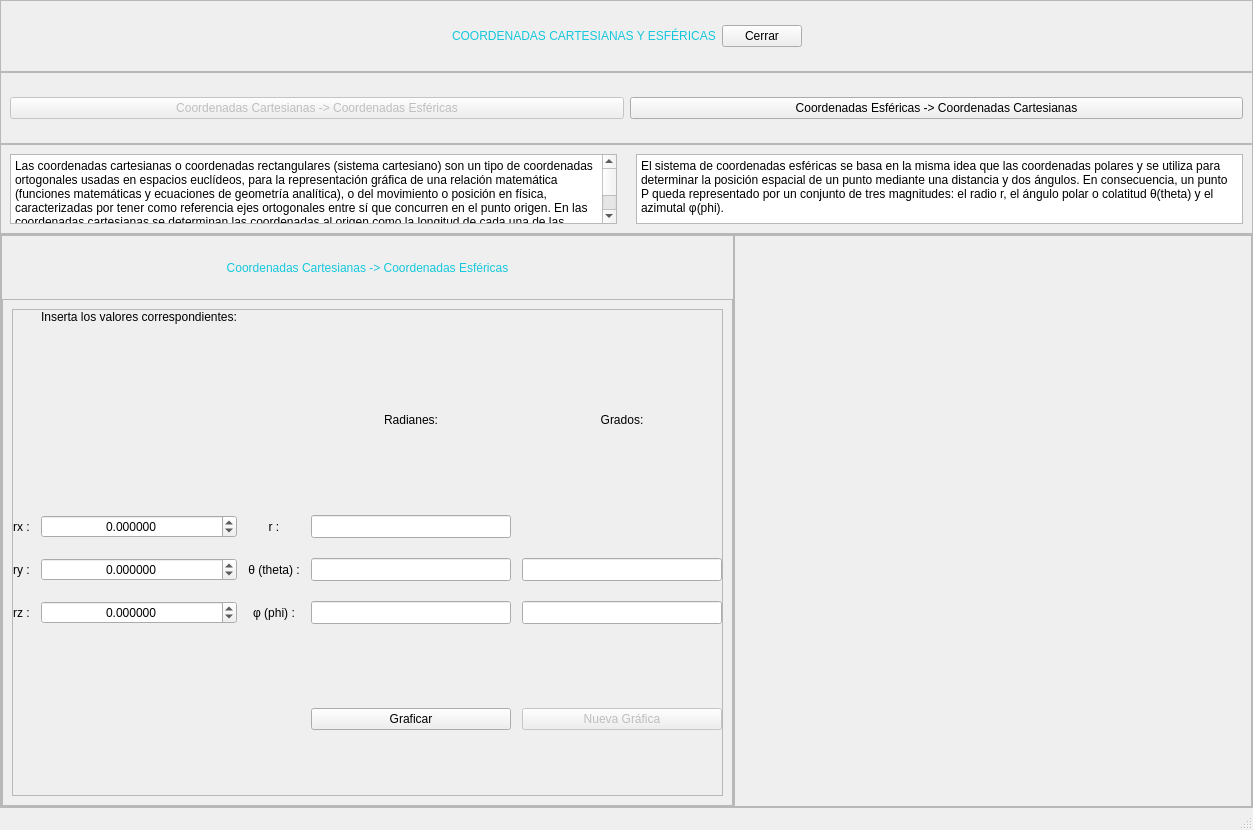
<?xml version="1.0" encoding="UTF-8"?>
<ui version="4.0">
 <class>MainWindow</class>
 <widget class="QMainWindow" name="MainWindow">
  <property name="geometry">
   <rect>
    <x>0</x>
    <y>0</y>
    <width>1253</width>
    <height>830</height>
   </rect>
  </property>
  <property name="windowTitle">
   <string>MainWindow</string>
  </property>
  <widget class="QWidget" name="centralwidget">
   <layout class="QVBoxLayout" name="verticalLayout">
    <property name="spacing">
     <number>0</number>
    </property>
    <property name="leftMargin">
     <number>0</number>
    </property>
    <property name="topMargin">
     <number>0</number>
    </property>
    <property name="rightMargin">
     <number>0</number>
    </property>
    <property name="bottomMargin">
     <number>0</number>
    </property>
    <item>
     <widget class="QWidget" name="widget" native="true">
      <layout class="QVBoxLayout" name="verticalLayout_2" stretch="1,1,1,8">
       <property name="spacing">
        <number>0</number>
       </property>
       <property name="leftMargin">
        <number>0</number>
       </property>
       <property name="topMargin">
        <number>0</number>
       </property>
       <property name="rightMargin">
        <number>0</number>
       </property>
       <property name="bottomMargin">
        <number>0</number>
       </property>
       <item>
        <widget class="QFrame" name="frame">
         <property name="frameShape">
          <enum>QFrame::StyledPanel</enum>
         </property>
         <property name="frameShadow">
          <enum>QFrame::Raised</enum>
         </property>
         <layout class="QHBoxLayout" name="horizontalLayout">
          <item>
           <spacer name="horizontalSpacer">
            <property name="orientation">
             <enum>Qt::Horizontal</enum>
            </property>
            <property name="sizeHint" stdset="0">
             <size>
              <width>369</width>
              <height>20</height>
             </size>
            </property>
           </spacer>
          </item>
          <item>
           <widget class="QLabel" name="label">
            <property name="styleSheet">
             <string notr="true">font: 87 12pt &quot;Arial Black&quot;;
color: rgb(20, 200,220);
</string>
            </property>
            <property name="text">
             <string>COORDENADAS CARTESIANAS Y ESFÉRICAS</string>
            </property>
           </widget>
          </item>
          <item>
           <widget class="QPushButton" name="button_cerrar">
            <property name="styleSheet">
             <string notr="true">font: 10pt &quot;MS Shell Dlg 2&quot;;</string>
            </property>
            <property name="text">
             <string>Cerrar</string>
            </property>
           </widget>
          </item>
          <item>
           <spacer name="horizontalSpacer_2">
            <property name="orientation">
             <enum>Qt::Horizontal</enum>
            </property>
            <property name="sizeHint" stdset="0">
             <size>
              <width>368</width>
              <height>20</height>
             </size>
            </property>
           </spacer>
          </item>
         </layout>
        </widget>
       </item>
       <item>
        <widget class="QFrame" name="frame_2">
         <property name="styleSheet">
          <string notr="true">font: 10pt &quot;MS Shell Dlg 2&quot;;</string>
         </property>
         <property name="frameShape">
          <enum>QFrame::StyledPanel</enum>
         </property>
         <property name="frameShadow">
          <enum>QFrame::Raised</enum>
         </property>
         <layout class="QHBoxLayout" name="horizontalLayout_2">
          <item>
           <widget class="QPushButton" name="button_cart_esfe">
            <property name="enabled">
             <bool>false</bool>
            </property>
            <property name="styleSheet">
             <string notr="true"/>
            </property>
            <property name="text">
             <string>Coordenadas Cartesianas -&gt; Coordenadas Esféricas</string>
            </property>
           </widget>
          </item>
          <item>
           <widget class="QPushButton" name="button_esfe_cart">
            <property name="styleSheet">
             <string notr="true"/>
            </property>
            <property name="text">
             <string>Coordenadas Esféricas -&gt; Coordenadas Cartesianas</string>
            </property>
           </widget>
          </item>
         </layout>
        </widget>
       </item>
       <item>
        <widget class="QFrame" name="frame_6">
         <property name="styleSheet">
          <string notr="true">font: 10pt &quot;MS Shell Dlg 2&quot;;</string>
         </property>
         <property name="frameShape">
          <enum>QFrame::StyledPanel</enum>
         </property>
         <property name="frameShadow">
          <enum>QFrame::Raised</enum>
         </property>
         <layout class="QHBoxLayout" name="horizontalLayout_6">
          <item>
           <widget class="QPlainTextEdit" name="plainTextEdit">
            <property name="enabled">
             <bool>true</bool>
            </property>
            <property name="cursor" stdset="0">
             <cursorShape>ArrowCursor</cursorShape>
            </property>
            <property name="mouseTracking">
             <bool>false</bool>
            </property>
            <property name="layoutDirection">
             <enum>Qt::LeftToRight</enum>
            </property>
            <property name="autoFillBackground">
             <bool>false</bool>
            </property>
            <property name="frameShape">
             <enum>QFrame::StyledPanel</enum>
            </property>
            <property name="frameShadow">
             <enum>QFrame::Plain</enum>
            </property>
            <property name="undoRedoEnabled">
             <bool>true</bool>
            </property>
            <property name="readOnly">
             <bool>true</bool>
            </property>
            <property name="plainText">
             <string>Las coordenadas cartesianas o coordenadas rectangulares (sistema cartesiano) son un tipo de coordenadas ortogonales usadas en espacios euclídeos, para la representación gráfica de una relación matemática (funciones matemáticas y ecuaciones de geometría analítica), o del movimiento o posición en física, caracterizadas por tener como referencia ejes ortogonales entre sí que concurren en el punto origen. En las coordenadas cartesianas se determinan las coordenadas al origen como la longitud de cada una de las proyecciones ortogonales de un punto dado sobre cada uno de los ejes.</string>
            </property>
           </widget>
          </item>
          <item>
           <widget class="QLabel" name="label_2">
            <property name="text">
             <string/>
            </property>
            <property name="pixmap">
             <pixmap>Images/Coordenadas_grafica.png</pixmap>
            </property>
            <property name="alignment">
             <set>Qt::AlignCenter</set>
            </property>
           </widget>
          </item>
          <item>
           <widget class="QPlainTextEdit" name="plainTextEdit_2">
            <property name="enabled">
             <bool>true</bool>
            </property>
            <property name="readOnly">
             <bool>true</bool>
            </property>
            <property name="plainText">
             <string>El sistema de coordenadas esféricas se basa en la misma idea que las coordenadas polares y se utiliza para determinar la posición espacial de un punto mediante una distancia y dos ángulos. En consecuencia, un punto P queda representado por un conjunto de tres magnitudes: el radio r, el ángulo polar o colatitud θ(theta) y el azimutal φ(phi).</string>
            </property>
           </widget>
          </item>
         </layout>
        </widget>
       </item>
       <item>
        <widget class="QFrame" name="frame_3">
         <property name="frameShape">
          <enum>QFrame::StyledPanel</enum>
         </property>
         <property name="frameShadow">
          <enum>QFrame::Raised</enum>
         </property>
         <layout class="QHBoxLayout" name="horizontalLayout_3">
          <property name="spacing">
           <number>0</number>
          </property>
          <property name="leftMargin">
           <number>0</number>
          </property>
          <property name="topMargin">
           <number>0</number>
          </property>
          <property name="rightMargin">
           <number>0</number>
          </property>
          <property name="bottomMargin">
           <number>0</number>
          </property>
          <item>
           <widget class="QFrame" name="frame_4">
            <property name="frameShape">
             <enum>QFrame::StyledPanel</enum>
            </property>
            <property name="frameShadow">
             <enum>QFrame::Raised</enum>
            </property>
            <layout class="QHBoxLayout" name="horizontalLayout_4">
             <property name="spacing">
              <number>0</number>
             </property>
             <property name="leftMargin">
              <number>0</number>
             </property>
             <property name="topMargin">
              <number>0</number>
             </property>
             <property name="rightMargin">
              <number>0</number>
             </property>
             <property name="bottomMargin">
              <number>0</number>
             </property>
             <item>
              <widget class="QStackedWidget" name="stackedWidget_coor">
               <property name="currentIndex">
                <number>0</number>
               </property>
               <widget class="QWidget" name="coor_cartesianas">
                <property name="styleSheet">
                 <string notr="true"/>
                </property>
                <layout class="QVBoxLayout" name="verticalLayout_5" stretch="1,8">
                 <property name="spacing">
                  <number>0</number>
                 </property>
                 <property name="leftMargin">
                  <number>0</number>
                 </property>
                 <property name="topMargin">
                  <number>0</number>
                 </property>
                 <property name="rightMargin">
                  <number>0</number>
                 </property>
                 <property name="bottomMargin">
                  <number>0</number>
                 </property>
                 <item>
                  <widget class="QLabel" name="label_4">
                   <property name="styleSheet">
                    <string notr="true">font: 87 12pt &quot;Arial Black&quot;;
color: rgb(20, 200, 220);</string>
                   </property>
                   <property name="text">
                    <string>Coordenadas Cartesianas -&gt; Coordenadas Esféricas</string>
                   </property>
                   <property name="alignment">
                    <set>Qt::AlignCenter</set>
                   </property>
                  </widget>
                 </item>
                 <item>
                  <widget class="QFrame" name="frame_8">
                   <property name="styleSheet">
                    <string notr="true">font: 10pt &quot;MS Shell Dlg 2&quot;;</string>
                   </property>
                   <property name="frameShape">
                    <enum>QFrame::StyledPanel</enum>
                   </property>
                   <property name="frameShadow">
                    <enum>QFrame::Raised</enum>
                   </property>
                   <layout class="QVBoxLayout" name="verticalLayout_7">
                    <item>
                     <widget class="QFrame" name="frame_10">
                      <property name="frameShape">
                       <enum>QFrame::StyledPanel</enum>
                      </property>
                      <property name="frameShadow">
                       <enum>QFrame::Raised</enum>
                      </property>
                      <layout class="QGridLayout" name="gridLayout_3" rowstretch="0,0,0,0,0,0" columnstretch="1,1,1,2,2" rowminimumheight="1,1,1,2,2,0" columnminimumwidth="1,1,1,200,200">
                       <property name="leftMargin">
                        <number>0</number>
                       </property>
                       <property name="topMargin">
                        <number>0</number>
                       </property>
                       <property name="rightMargin">
                        <number>0</number>
                       </property>
                       <property name="bottomMargin">
                        <number>0</number>
                       </property>
                       <property name="horizontalSpacing">
                        <number>11</number>
                       </property>
                       <property name="verticalSpacing">
                        <number>20</number>
                       </property>
                       <item row="1" column="1">
                        <spacer name="verticalSpacer_2">
                         <property name="orientation">
                          <enum>Qt::Vertical</enum>
                         </property>
                         <property name="sizeHint" stdset="0">
                          <size>
                           <width>20</width>
                           <height>40</height>
                          </size>
                         </property>
                        </spacer>
                       </item>
                       <item row="1" column="3">
                        <widget class="QLabel" name="label_14">
                         <property name="styleSheet">
                          <string notr="true"/>
                         </property>
                         <property name="text">
                          <string>Radianes:</string>
                         </property>
                         <property name="alignment">
                          <set>Qt::AlignCenter</set>
                         </property>
                        </widget>
                       </item>
                       <item row="3" column="0">
                        <widget class="QLabel" name="label_12">
                         <property name="styleSheet">
                          <string notr="true"/>
                         </property>
                         <property name="text">
                          <string>ry :</string>
                         </property>
                         <property name="alignment">
                          <set>Qt::AlignCenter</set>
                         </property>
                        </widget>
                       </item>
                       <item row="2" column="0">
                        <widget class="QLabel" name="label_11">
                         <property name="styleSheet">
                          <string notr="true"/>
                         </property>
                         <property name="text">
                          <string>rx :</string>
                         </property>
                         <property name="alignment">
                          <set>Qt::AlignCenter</set>
                         </property>
                        </widget>
                       </item>
                       <item row="4" column="1">
                        <widget class="QDoubleSpinBox" name="sbox_rz_gra">
                         <property name="styleSheet">
                          <string notr="true">font: 9pt &quot;MS Shell Dlg 2&quot;;</string>
                         </property>
                         <property name="alignment">
                          <set>Qt::AlignCenter</set>
                         </property>
                         <property name="decimals">
                          <number>6</number>
                         </property>
                         <property name="minimum">
                          <double>-100000.000000000000000</double>
                         </property>
                         <property name="maximum">
                          <double>100000.000000000000000</double>
                         </property>
                         <property name="singleStep">
                          <double>1.000000000000000</double>
                         </property>
                        </widget>
                       </item>
                       <item row="4" column="2">
                        <widget class="QLabel" name="label_19">
                         <property name="styleSheet">
                          <string notr="true"/>
                         </property>
                         <property name="text">
                          <string>φ (phi) :</string>
                         </property>
                         <property name="alignment">
                          <set>Qt::AlignCenter</set>
                         </property>
                        </widget>
                       </item>
                       <item row="2" column="3">
                        <widget class="QLineEdit" name="r_grad">
                         <property name="font">
                          <font>
                           <family>MS Shell Dlg 2</family>
                           <pointsize>10</pointsize>
                           <weight>50</weight>
                           <italic>false</italic>
                           <bold>false</bold>
                          </font>
                         </property>
                         <property name="alignment">
                          <set>Qt::AlignCenter</set>
                         </property>
                         <property name="readOnly">
                          <bool>true</bool>
                         </property>
                        </widget>
                       </item>
                       <item row="4" column="4">
                        <widget class="QLineEdit" name="phi_grad">
                         <property name="font">
                          <font>
                           <family>MS Shell Dlg 2</family>
                           <pointsize>10</pointsize>
                           <weight>50</weight>
                           <italic>false</italic>
                           <bold>false</bold>
                          </font>
                         </property>
                         <property name="alignment">
                          <set>Qt::AlignCenter</set>
                         </property>
                         <property name="readOnly">
                          <bool>true</bool>
                         </property>
                        </widget>
                       </item>
                       <item row="3" column="3">
                        <widget class="QLineEdit" name="theta_rad">
                         <property name="font">
                          <font>
                           <family>MS Shell Dlg 2</family>
                           <pointsize>10</pointsize>
                           <weight>50</weight>
                           <italic>false</italic>
                           <bold>false</bold>
                          </font>
                         </property>
                         <property name="alignment">
                          <set>Qt::AlignCenter</set>
                         </property>
                         <property name="readOnly">
                          <bool>true</bool>
                         </property>
                        </widget>
                       </item>
                       <item row="2" column="2">
                        <widget class="QLabel" name="label_17">
                         <property name="styleSheet">
                          <string notr="true"/>
                         </property>
                         <property name="text">
                          <string>r :</string>
                         </property>
                         <property name="alignment">
                          <set>Qt::AlignCenter</set>
                         </property>
                        </widget>
                       </item>
                       <item row="3" column="2">
                        <widget class="QLabel" name="label_18">
                         <property name="styleSheet">
                          <string notr="true"/>
                         </property>
                         <property name="text">
                          <string>θ (theta) :</string>
                         </property>
                         <property name="alignment">
                          <set>Qt::AlignCenter</set>
                         </property>
                        </widget>
                       </item>
                       <item row="4" column="0">
                        <widget class="QLabel" name="label_13">
                         <property name="styleSheet">
                          <string notr="true"/>
                         </property>
                         <property name="text">
                          <string>rz :</string>
                         </property>
                         <property name="alignment">
                          <set>Qt::AlignCenter</set>
                         </property>
                        </widget>
                       </item>
                       <item row="3" column="4">
                        <widget class="QLineEdit" name="theta_grad">
                         <property name="font">
                          <font>
                           <family>MS Shell Dlg 2</family>
                           <pointsize>10</pointsize>
                           <weight>50</weight>
                           <italic>false</italic>
                           <bold>false</bold>
                          </font>
                         </property>
                         <property name="alignment">
                          <set>Qt::AlignCenter</set>
                         </property>
                         <property name="readOnly">
                          <bool>true</bool>
                         </property>
                        </widget>
                       </item>
                       <item row="4" column="3">
                        <widget class="QLineEdit" name="phi_rad">
                         <property name="font">
                          <font>
                           <family>MS Shell Dlg 2</family>
                           <pointsize>10</pointsize>
                           <weight>50</weight>
                           <italic>false</italic>
                           <bold>false</bold>
                          </font>
                         </property>
                         <property name="alignment">
                          <set>Qt::AlignCenter</set>
                         </property>
                         <property name="readOnly">
                          <bool>true</bool>
                         </property>
                        </widget>
                       </item>
                       <item row="2" column="1">
                        <widget class="QDoubleSpinBox" name="sbox_rx_gra">
                         <property name="font">
                          <font>
                           <family>MS Shell Dlg 2</family>
                           <pointsize>9</pointsize>
                           <weight>50</weight>
                           <italic>false</italic>
                           <bold>false</bold>
                          </font>
                         </property>
                         <property name="styleSheet">
                          <string notr="true">font: 9pt &quot;MS Shell Dlg 2&quot;;</string>
                         </property>
                         <property name="alignment">
                          <set>Qt::AlignCenter</set>
                         </property>
                         <property name="decimals">
                          <number>6</number>
                         </property>
                         <property name="minimum">
                          <double>-100000.000000000000000</double>
                         </property>
                         <property name="maximum">
                          <double>100000.000000000000000</double>
                         </property>
                         <property name="singleStep">
                          <double>1.000000000000000</double>
                         </property>
                        </widget>
                       </item>
                       <item row="3" column="1">
                        <widget class="QDoubleSpinBox" name="sbox_ry_gra">
                         <property name="styleSheet">
                          <string notr="true">font: 9pt &quot;MS Shell Dlg 2&quot;;</string>
                         </property>
                         <property name="alignment">
                          <set>Qt::AlignCenter</set>
                         </property>
                         <property name="decimals">
                          <number>6</number>
                         </property>
                         <property name="minimum">
                          <double>-100000.000000000000000</double>
                         </property>
                         <property name="maximum">
                          <double>100000.000000000000000</double>
                         </property>
                         <property name="singleStep">
                          <double>1.000000000000000</double>
                         </property>
                        </widget>
                       </item>
                       <item row="1" column="4">
                        <widget class="QLabel" name="label_15">
                         <property name="styleSheet">
                          <string notr="true"/>
                         </property>
                         <property name="text">
                          <string>Grados:</string>
                         </property>
                         <property name="alignment">
                          <set>Qt::AlignCenter</set>
                         </property>
                        </widget>
                       </item>
                       <item row="5" column="1">
                        <spacer name="verticalSpacer">
                         <property name="orientation">
                          <enum>Qt::Vertical</enum>
                         </property>
                         <property name="sizeHint" stdset="0">
                          <size>
                           <width>20</width>
                           <height>40</height>
                          </size>
                         </property>
                        </spacer>
                       </item>
                       <item row="0" column="1">
                        <widget class="QLabel" name="label_16">
                         <property name="styleSheet">
                          <string notr="true"/>
                         </property>
                         <property name="text">
                          <string>Inserta los valores correspondientes:</string>
                         </property>
                        </widget>
                       </item>
                       <item row="5" column="3">
                        <widget class="QPushButton" name="button_graf_cart_grad">
                         <property name="styleSheet">
                          <string notr="true"/>
                         </property>
                         <property name="text">
                          <string>Graficar</string>
                         </property>
                        </widget>
                       </item>
                       <item row="5" column="4">
                        <widget class="QPushButton" name="button_nueva_graf1">
                         <property name="enabled">
                          <bool>false</bool>
                         </property>
                         <property name="styleSheet">
                          <string notr="true"/>
                         </property>
                         <property name="text">
                          <string>Nueva Gráfica</string>
                         </property>
                        </widget>
                       </item>
                      </layout>
                     </widget>
                    </item>
                   </layout>
                  </widget>
                 </item>
                </layout>
               </widget>
               <widget class="QWidget" name="coor_esfericas">
                <property name="styleSheet">
                 <string notr="true"/>
                </property>
                <layout class="QVBoxLayout" name="verticalLayout_4" stretch="1,8">
                 <property name="spacing">
                  <number>0</number>
                 </property>
                 <property name="leftMargin">
                  <number>0</number>
                 </property>
                 <property name="topMargin">
                  <number>0</number>
                 </property>
                 <property name="rightMargin">
                  <number>0</number>
                 </property>
                 <property name="bottomMargin">
                  <number>0</number>
                 </property>
                 <item>
                  <widget class="QLabel" name="label_3">
                   <property name="styleSheet">
                    <string notr="true">font: 87 12pt &quot;Arial Black&quot;;
color: rgb(20, 200, 220);</string>
                   </property>
                   <property name="text">
                    <string>Coordenadas Esféricas -&gt; Coordenadas Cartesianas</string>
                   </property>
                   <property name="alignment">
                    <set>Qt::AlignCenter</set>
                   </property>
                  </widget>
                 </item>
                 <item>
                  <widget class="QFrame" name="frame_7">
                   <property name="styleSheet">
                    <string notr="true">font: 10pt &quot;MS Shell Dlg 2&quot;;</string>
                   </property>
                   <property name="frameShape">
                    <enum>QFrame::StyledPanel</enum>
                   </property>
                   <property name="frameShadow">
                    <enum>QFrame::Raised</enum>
                   </property>
                   <layout class="QHBoxLayout" name="horizontalLayout_10">
                    <item>
                     <widget class="QFrame" name="frame_9">
                      <property name="frameShape">
                       <enum>QFrame::StyledPanel</enum>
                      </property>
                      <property name="frameShadow">
                       <enum>QFrame::Raised</enum>
                      </property>
                      <layout class="QGridLayout" name="gridLayout" columnstretch="1,1,1,1">
                       <item row="6" column="1">
                        <widget class="QPushButton" name="button_graf_esfe">
                         <property name="styleSheet">
                          <string notr="true"/>
                         </property>
                         <property name="text">
                          <string>Graficar</string>
                         </property>
                        </widget>
                       </item>
                       <item row="6" column="3">
                        <widget class="QPushButton" name="button_nueva_graf2">
                         <property name="enabled">
                          <bool>false</bool>
                         </property>
                         <property name="styleSheet">
                          <string notr="true"/>
                         </property>
                         <property name="text">
                          <string>Nueva Gráfica</string>
                         </property>
                        </widget>
                       </item>
                       <item row="4" column="1">
                        <widget class="QCheckBox" name="cBox_phi_grad">
                         <property name="text">
                          <string>φ (phi) está dado en Grados?</string>
                         </property>
                        </widget>
                       </item>
                       <item row="1" column="1">
                        <widget class="QCheckBox" name="cBox_theta_grad">
                         <property name="text">
                          <string>θ (theta) está dado en Grados?</string>
                         </property>
                        </widget>
                       </item>
                       <item row="5" column="3">
                        <widget class="QLineEdit" name="rz_val">
                         <property name="styleSheet">
                          <string notr="true">font: 9pt &quot;MS Shell Dlg 2&quot;;</string>
                         </property>
                         <property name="alignment">
                          <set>Qt::AlignCenter</set>
                         </property>
                         <property name="readOnly">
                          <bool>true</bool>
                         </property>
                        </widget>
                       </item>
                       <item row="5" column="1">
                        <widget class="QDoubleSpinBox" name="sbox_phi">
                         <property name="styleSheet">
                          <string notr="true">font: 9pt &quot;MS Shell Dlg 2&quot;;</string>
                         </property>
                         <property name="alignment">
                          <set>Qt::AlignCenter</set>
                         </property>
                         <property name="decimals">
                          <number>6</number>
                         </property>
                         <property name="minimum">
                          <double>-100000.000000000000000</double>
                         </property>
                         <property name="maximum">
                          <double>100000.000000000000000</double>
                         </property>
                         <property name="singleStep">
                          <double>0.100000000000000</double>
                         </property>
                        </widget>
                       </item>
                       <item row="0" column="0">
                        <widget class="QLabel" name="label_5">
                         <property name="styleSheet">
                          <string notr="true"/>
                         </property>
                         <property name="text">
                          <string>r :</string>
                         </property>
                         <property name="alignment">
                          <set>Qt::AlignCenter</set>
                         </property>
                        </widget>
                       </item>
                       <item row="3" column="0">
                        <widget class="QLabel" name="label_6">
                         <property name="styleSheet">
                          <string notr="true"/>
                         </property>
                         <property name="text">
                          <string>θ (theta) :</string>
                         </property>
                         <property name="alignment">
                          <set>Qt::AlignCenter</set>
                         </property>
                        </widget>
                       </item>
                       <item row="0" column="1">
                        <widget class="QDoubleSpinBox" name="sbox_r">
                         <property name="styleSheet">
                          <string notr="true">font: 9pt &quot;MS Shell Dlg 2&quot;;</string>
                         </property>
                         <property name="alignment">
                          <set>Qt::AlignCenter</set>
                         </property>
                         <property name="decimals">
                          <number>6</number>
                         </property>
                         <property name="minimum">
                          <double>-100000.000000000000000</double>
                         </property>
                         <property name="maximum">
                          <double>100000.000000000000000</double>
                         </property>
                         <property name="singleStep">
                          <double>1.000000000000000</double>
                         </property>
                        </widget>
                       </item>
                       <item row="3" column="1">
                        <widget class="QDoubleSpinBox" name="sbox_theta">
                         <property name="styleSheet">
                          <string notr="true">font: 9pt &quot;MS Shell Dlg 2&quot;;</string>
                         </property>
                         <property name="alignment">
                          <set>Qt::AlignCenter</set>
                         </property>
                         <property name="decimals">
                          <number>6</number>
                         </property>
                         <property name="minimum">
                          <double>-100000.000000000000000</double>
                         </property>
                         <property name="maximum">
                          <double>100000.000000000000000</double>
                         </property>
                         <property name="singleStep">
                          <double>1.000000000000000</double>
                         </property>
                        </widget>
                       </item>
                       <item row="3" column="2">
                        <widget class="QLabel" name="label_24">
                         <property name="styleSheet">
                          <string notr="true"/>
                         </property>
                         <property name="text">
                          <string>ry :</string>
                         </property>
                         <property name="alignment">
                          <set>Qt::AlignCenter</set>
                         </property>
                        </widget>
                       </item>
                       <item row="5" column="0">
                        <widget class="QLabel" name="label_7">
                         <property name="styleSheet">
                          <string notr="true"/>
                         </property>
                         <property name="text">
                          <string>φ (phi) :</string>
                         </property>
                         <property name="alignment">
                          <set>Qt::AlignCenter</set>
                         </property>
                        </widget>
                       </item>
                       <item row="0" column="2">
                        <widget class="QLabel" name="label_23">
                         <property name="styleSheet">
                          <string notr="true"/>
                         </property>
                         <property name="text">
                          <string>rx :</string>
                         </property>
                         <property name="alignment">
                          <set>Qt::AlignCenter</set>
                         </property>
                        </widget>
                       </item>
                       <item row="3" column="3">
                        <widget class="QLineEdit" name="ry_val">
                         <property name="styleSheet">
                          <string notr="true">font: 9pt &quot;MS Shell Dlg 2&quot;;</string>
                         </property>
                         <property name="alignment">
                          <set>Qt::AlignCenter</set>
                         </property>
                         <property name="readOnly">
                          <bool>true</bool>
                         </property>
                        </widget>
                       </item>
                       <item row="5" column="2">
                        <widget class="QLabel" name="label_25">
                         <property name="styleSheet">
                          <string notr="true"/>
                         </property>
                         <property name="text">
                          <string>rz :</string>
                         </property>
                         <property name="alignment">
                          <set>Qt::AlignCenter</set>
                         </property>
                        </widget>
                       </item>
                       <item row="0" column="3">
                        <widget class="QLineEdit" name="rx_val">
                         <property name="styleSheet">
                          <string notr="true">font: 9pt &quot;MS Shell Dlg 2&quot;;</string>
                         </property>
                         <property name="alignment">
                          <set>Qt::AlignCenter</set>
                         </property>
                         <property name="readOnly">
                          <bool>true</bool>
                         </property>
                        </widget>
                       </item>
                      </layout>
                     </widget>
                    </item>
                   </layout>
                  </widget>
                 </item>
                </layout>
               </widget>
              </widget>
             </item>
            </layout>
           </widget>
          </item>
          <item>
           <widget class="QFrame" name="frame_5">
            <property name="frameShape">
             <enum>QFrame::StyledPanel</enum>
            </property>
            <property name="frameShadow">
             <enum>QFrame::Raised</enum>
            </property>
            <layout class="QHBoxLayout" name="horizontalLayout_5">
             <property name="spacing">
              <number>0</number>
             </property>
             <property name="leftMargin">
              <number>0</number>
             </property>
             <property name="topMargin">
              <number>0</number>
             </property>
             <property name="rightMargin">
              <number>0</number>
             </property>
             <property name="bottomMargin">
              <number>0</number>
             </property>
             <item>
              <widget class="QStackedWidget" name="stackedWidget_grafs">
               <property name="currentIndex">
                <number>0</number>
               </property>
               <widget class="QWidget" name="graf_cartesianas">
                <layout class="QVBoxLayout" name="verticalLayout_3">
                 <item>
                  <layout class="QHBoxLayout" name="graf_carte_esfe"/>
                 </item>
                </layout>
               </widget>
               <widget class="QWidget" name="graf_esfericas">
                <layout class="QVBoxLayout" name="verticalLayout_9">
                 <item>
                  <layout class="QVBoxLayout" name="graf_esfe_carte"/>
                 </item>
                </layout>
               </widget>
              </widget>
             </item>
            </layout>
           </widget>
          </item>
         </layout>
        </widget>
       </item>
      </layout>
     </widget>
    </item>
   </layout>
  </widget>
  <widget class="QStatusBar" name="statusbar"/>
 </widget>
 <resources/>
 <connections/>
</ui>
